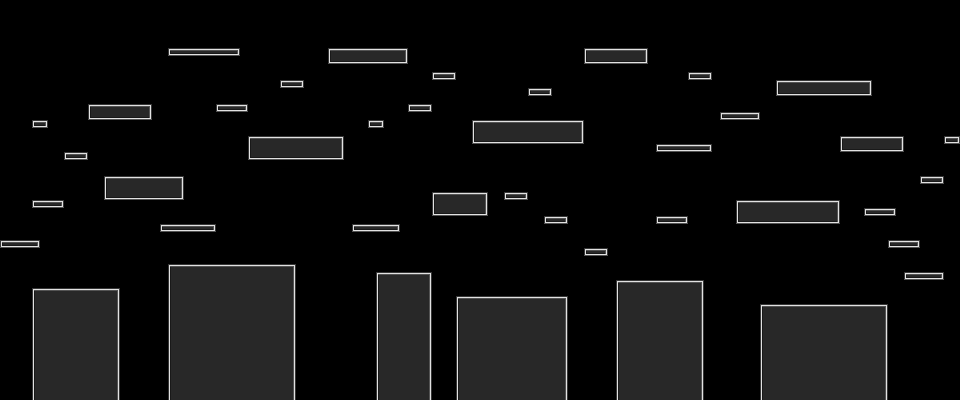

This game map was drawn from its Tiled (.tmx) file and the tilesets committed beside it. A one-line description and the trimmed map source follow:
An orthogonal 120x50 tile map with 8x8 px tiles, 1 tile layer (Tile Layer 1) and 42 objects (player_spawn).

<map version="1.10" tiledversion="1.10.2" orientation="orthogonal" renderorder="right-down" width="120" height="50" tilewidth="8" tileheight="8" infinite="0" nextlayerid="4" nextobjectid="64">
 <tileset firstgid="1" source="../tilemap/tilemap-1.tsx" />
 <layer id="1" name="Tile Layer 1" width="120" height="50">
  <data>[6000 cells, 1437 non-empty, 12 distinct tile ids]</data>
 </layer>
 <objectgroup id="2" name="ground_coll">
  <object id="22" x="32" y="288" width="88" height="112" />
  <object id="23" x="168" y="264" width="128" height="136" />
  <object id="24" x="376" y="272" width="56" height="128" />
  <object id="25" x="456" y="296" width="112" height="104" />
  <object id="26" x="616" y="280" width="88" height="120" />
  <object id="27" x="760" y="304" width="128" height="96" />
  <object id="28" x="104" y="176" width="80" height="24" />
  <object id="29" x="88" y="104" width="64" height="16" />
  <object id="30" x="168" y="48" width="72" height="8" />
  <object id="32" x="328" y="48" width="80" height="16" />
  <object id="33" x="248" y="136" width="96" height="24" />
  <object id="34" x="432" y="192" width="56" height="24" />
  <object id="35" x="472" y="120" width="112" height="24" />
  <object id="36" x="584" y="48" width="64" height="16" />
  <object id="37" x="656" y="144" width="56" height="8" />
  <object id="38" x="736" y="200" width="104" height="24" />
  <object id="39" x="840" y="136" width="64" height="16" />
  <object id="40" x="776" y="80" width="96" height="16" />
  <object id="41" x="0" y="240" width="40" height="8" />
  <object id="42" x="32" y="200" width="32" height="8" />
  <object id="43" x="64" y="152" width="24" height="8" />
  <object id="44" x="32" y="120" width="16" height="8" />
  <object id="45" x="216" y="104" width="32" height="8" />
  <object id="46" x="280" y="80" width="24" height="8" />
  <object id="47" x="160" y="224" width="56" height="8" />
  <object id="48" x="352" y="224" width="48" height="8" />
  <object id="49" x="368" y="120" width="16" height="8" />
  <object id="50" x="408" y="104" width="24" height="8" />
  <object id="51" x="432" y="72" width="24" height="8" />
  <object id="52" x="528" y="88" width="24" height="8" />
  <object id="53" x="504" y="192" width="24" height="8" />
  <object id="54" x="544" y="216" width="24" height="8" />
  <object id="55" x="584" y="248" width="24" height="8" />
  <object id="56" x="656" y="216" width="32" height="8" />
  <object id="57" x="688" y="72" width="24" height="8" />
  <object id="58" x="720" y="112" width="40" height="8" />
  <object id="59" x="864" y="208" width="32" height="8" />
  <object id="60" x="920" y="176" width="24" height="8" />
  <object id="61" x="944" y="136" width="16" height="8" />
  <object id="62" x="888" y="240" width="32" height="8" />
  <object id="63" x="904" y="272" width="40" height="8" />
 </objectgroup>
 <objectgroup id="3" name="waypoints">
  <object id="5" name="player_spawn" x="77.64" y="277.513">
   <point />
  </object>
 </objectgroup>
</map>
